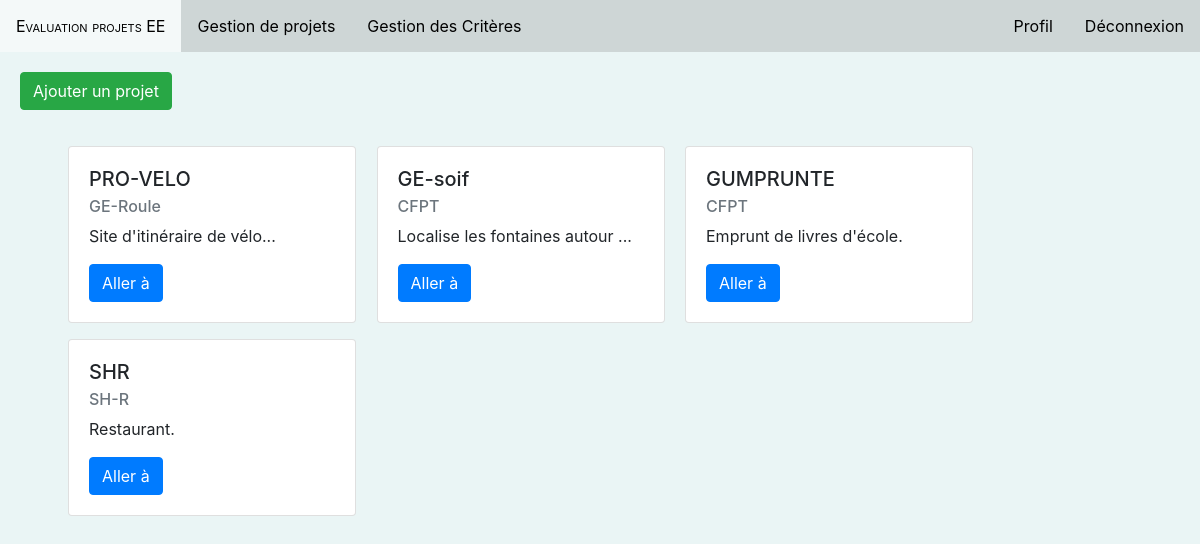
Page /index.php?page=projets (signed in) on the earlier database version.
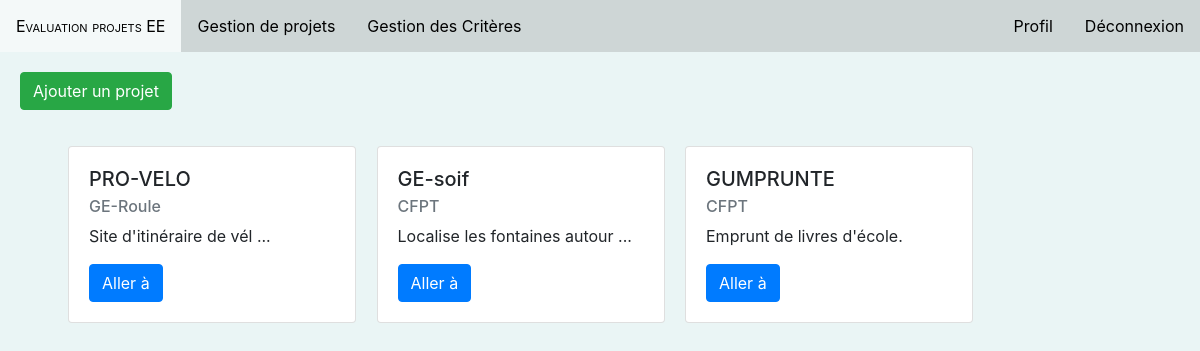
Same page on the later database version.
### tables this page shows
CREATE TABLE `projets` (
  `idProjet` int(11) NOT NULL,
  `titre` varchar(50) NOT NULL,
  `description` varchar(500) NOT NULL,
  `client` varchar(50) NOT NULL,
  `dureePrevue` varchar(10) NOT NULL,
  `dateDebut` date NOT NULL,
  `idDomaine` int(11) NOT NULL,
  `idUtilisateur` int(11) NOT NULL
);

### model/getProjets.php (called while the page is built)
<?php
function GetProjets()
{
  $db = connectDB();
  $query = $db->prepare("SELECT * FROM projets WHERE idUtilisateur = ?");
  $query->bindParam(1, $_SESSION["id"]);
  if ($query->execute()) {
    $tab = $query->fetchAll(PDO::FETCH_ASSOC);
    return $tab;
  }
  else {
    header('Location: ');
  }
}
?>

### views/projetsGestion.php (the view, shortened to what this page needs)
<?php
include 'model/getProjets.php';
?>
<button type="button" class="btn btn-success" style=" margin: 20px;" data-toggle="modal" data-target="#modalAjoutProjets">Ajouter un projet</button>
<div class="container" style="float:right;">
    <div class="row mt-3">
    <?php
    foreach (GetProjets() as $projet) {
      if (strlen($projet["description"]) > 32) {
        $projet["description"] = substr($projet["description"], 0, 30) . " ...";
      }
      echo "<div class=\"card card-custom mx-2 mb-3\" style=\"width: 18rem;\">";
      echo "<div class=\"card-body\">";
      echo "<h5 class=\"card-title\">".$projet["titre"]."</h5>";
      echo "<h6 class=\"card-subtitle mb-2 text-muted\">".$projet["client"]."</h6>";
      echo "<p class=\"card-text\">".$projet["description"]."</p>";
      echo "<form method=\"POST\" action=\"model/afficheDetailGestion.php\">";
      echo "<button type=\"submit\" class=\"btn btn-primary\">Aller à</button>";
      echo "</form>";
      echo "</div>";
      echo "</div>&nbsp;";
    } ?>
  </div>
</div>

### views/head.php (shortened to what this page needs)
<!DOCTYPE html>
<html lang="fr">
  <head>
    <link rel="stylesheet" href="https://stackpath.bootstrapcdn.com/bootstrap/4.4.1/css/bootstrap.min.css">
    <link rel="stylesheet" type="text/css" href="./css/style.css">
  </head>
  <body>
    <nav>
      <ul id="navigation">
        <li id="titlenav"><a>Evaluation projets EE</a></li>
        <?php
          if(isset($_SESSION["log"])) {
            switch ($_SESSION["statut"]) {
              case 2:
                echo '<li class="pages"><a href="index.php?page=projets">Gestion de projets</a></li>';
                echo '<li class="pages"><a href="index.php?page=criteres">Gestion des Critères</a></li>';
                echo '<li class="pages" style="float: right;"><a href="index.php?page=logout">Déconnexion</a></li>';
                echo '<li class="pages" style="float: right;"><a href="index.php?page=profil">Profil</a></li>';
                break;
            }
          }
       ?>
      </ul>
    </nav>

### index.php (shortened to what this page needs)
<?php
include 'views/head.php';
$page = (isset($_GET["page"]) ? $_GET["page"] : "");
if ($page == "" || $page == "login") {
  include 'views/login.php';
}
elseif ($page == "projets") {
  if (isset($_SESSION["statut"])) {
      switch ($_SESSION["statut"]) {
        case 2:
          include 'views/projetsGestion.php';
          break;
      }
  }
  else {
    header('Location: index.php?page=login');
  }
}
elseif ($page == "profil") {
  include 'views/profil.php';
}
elseif ($page == "logout") {
  header('Location: model/logout.php');
}
else {
  include 'views/error.php';
}
?>

### css/style.css (style rules this page uses)
html, body { background-color: #EAF5F5 !important; }
#navigation { list-style-type: none; margin: 0; padding: 0; overflow: hidden; background-color: #CED6D6; }
.pages { float: left; }
.pages a { display: block; color: black; text-align: center; padding: 14px 16px; text-decoration: none; }
#titlenav { float: left; }
#titlenav a { display: block; color: black; text-align: center; padding: 14px 16px; text-decoration: none; font-variant: small-caps; }

Differences in the rows shown:
removed projets: titre "SHR", client "SH-R", description "Restaurant."
changed projets "PRO-VELO": description "Site d'itinéraire de vélo..." → "Site d'itinéraire de vél ..."
